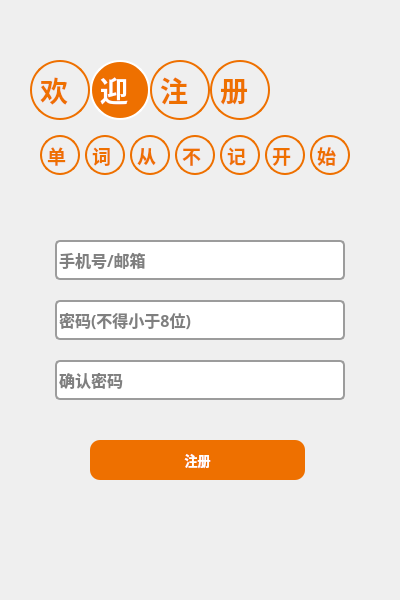
  <widget class="QWidget" name="register_2" native="true">
   <property name="geometry">
    <rect>
     <x>0</x>
     <y>-600</y>
     <width>400</width>
     <height>600</height>
    </rect>
   </property>
   <widget class="QLabel" name="label_7">
    <property name="geometry">
     <rect>
      <x>30</x>
      <y>60</y>
      <width>60</width>
      <height>60</height>
     </rect>
    </property>
    <property name="font">
     <font>
      <family>宋体</family>
      <pointsize>21</pointsize>
      <weight>75</weight>
      <bold>true</bold>
     </font>
    </property>
    <property name="styleSheet">
     <string notr="true">color: rgb(238, 112, 0);
border-radius:30px;
border:2px solid rgb(238, 112, 0);</string>
    </property>
    <property name="frameShape">
     <enum>QFrame::NoFrame</enum>
    </property>
    <property name="frameShadow">
     <enum>QFrame::Plain</enum>
    </property>
    <property name="text">
     <string>欢</string>
    </property>
   </widget>
   <widget class="QLabel" name="label_8">
    <property name="geometry">
     <rect>
      <x>90</x>
      <y>60</y>
      <width>60</width>
      <height>60</height>
     </rect>
    </property>
    <property name="font">
     <font>
      <family>宋体</family>
      <pointsize>21</pointsize>
      <weight>75</weight>
      <bold>true</bold>
     </font>
    </property>
    <property name="styleSheet">
     <string notr="true">color: rgb(255, 255, 255);
background-color: rgb(238, 112, 0);
border-radius:30px;
border:2px solid  rgb(255, 255, 255);</string>
    </property>
    <property name="text">
     <string>迎</string>
    </property>
   </widget>
   <widget class="QLabel" name="label_9">
    <property name="geometry">
     <rect>
      <x>150</x>
      <y>60</y>
      <width>60</width>
      <height>60</height>
     </rect>
    </property>
    <property name="font">
     <font>
      <family>宋体</family>
      <pointsize>21</pointsize>
      <weight>75</weight>
      <bold>true</bold>
     </font>
    </property>
    <property name="styleSheet">
     <string notr="true">color: rgb(238, 112, 0);
border-radius:30px;
border:2px solid rgb(238, 112, 0);</string>
    </property>
    <property name="frameShape">
     <enum>QFrame::NoFrame</enum>
    </property>
    <property name="frameShadow">
     <enum>QFrame::Plain</enum>
    </property>
    <property name="text">
     <string>注</string>
    </property>
   </widget>
   <widget class="QLabel" name="label_10">
    <property name="geometry">
     <rect>
      <x>210</x>
      <y>60</y>
      <width>60</width>
      <height>60</height>
     </rect>
    </property>
    <property name="font">
     <font>
      <family>宋体</family>
      <pointsize>21</pointsize>
      <weight>75</weight>
      <bold>true</bold>
     </font>
    </property>
    <property name="styleSheet">
     <string notr="true">color: rgb(238, 112, 0);
border-radius:30px;
border:2px solid rgb(238, 112, 0);</string>
    </property>
    <property name="frameShape">
     <enum>QFrame::NoFrame</enum>
    </property>
    <property name="frameShadow">
     <enum>QFrame::Plain</enum>
    </property>
    <property name="text">
     <string>册</string>
    </property>
   </widget>
   <widget class="QPushButton" name="close_2">
    <property name="geometry">
     <rect>
      <x>10</x>
      <y>10</y>
      <width>30</width>
      <height>30</height>
     </rect>
    </property>
    <property name="font">
     <font>
      <pointsize>12</pointsize>
      <weight>50</weight>
      <bold>false</bold>
     </font>
    </property>
    <property name="styleSheet">
     <string notr="true">#close_2:!hover
{
border:none;
border-radius:12px;
border-image: url(:/icon/uparrowmin.png);
}
#close_2:hover
{
border:none;
border-radius:12px;
border-image: url(:/icon/uparrowmin2.png);
}</string>
    </property>
    <property name="text">
     <string/>
    </property>
    <property name="iconSize">
     <size>
      <width>16</width>
      <height>16</height>
     </size>
    </property>
   </widget>
   <widget class="QLabel" name="label_11">
    <property name="geometry">
     <rect>
      <x>40</x>
      <y>135</y>
      <width>40</width>
      <height>40</height>
     </rect>
    </property>
    <property name="font">
     <font>
      <family>宋体</family>
      <pointsize>14</pointsize>
      <weight>75</weight>
      <bold>true</bold>
     </font>
    </property>
    <property name="styleSheet">
     <string notr="true">color: rgb(238, 112, 0);
border-radius:20px;
border:2px solid rgb(238, 112, 0);</string>
    </property>
    <property name="frameShape">
     <enum>QFrame::NoFrame</enum>
    </property>
    <property name="frameShadow">
     <enum>QFrame::Plain</enum>
    </property>
    <property name="text">
     <string>单</string>
    </property>
   </widget>
   <widget class="QLabel" name="label_12">
    <property name="geometry">
     <rect>
      <x>85</x>
      <y>135</y>
      <width>40</width>
      <height>40</height>
     </rect>
    </property>
    <property name="font">
     <font>
      <family>宋体</family>
      <pointsize>14</pointsize>
      <weight>75</weight>
      <bold>true</bold>
     </font>
    </property>
    <property name="styleSheet">
     <string notr="true">color: rgb(238, 112, 0);
border-radius:20px;
border:2px solid rgb(238, 112, 0);</string>
    </property>
    <property name="frameShape">
     <enum>QFrame::NoFrame</enum>
    </property>
    <property name="frameShadow">
     <enum>QFrame::Plain</enum>
    </property>
    <property name="text">
     <string>词</string>
    </property>
   </widget>
   <widget class="QLabel" name="label_13">
    <property name="geometry">
     <rect>
      <x>130</x>
      <y>135</y>
      <width>40</width>
      <height>40</height>
     </rect>
    </property>
    <property name="font">
     <font>
      <family>宋体</family>
      <pointsize>14</pointsize>
      <weight>75</weight>
      <bold>true</bold>
     </font>
    </property>
    <property name="styleSheet">
     <string notr="true">color: rgb(238, 112, 0);
border-radius:20px;
border:2px solid rgb(238, 112, 0);</string>
    </property>
    <property name="frameShape">
     <enum>QFrame::NoFrame</enum>
    </property>
    <property name="frameShadow">
     <enum>QFrame::Plain</enum>
    </property>
    <property name="text">
     <string>从</string>
    </property>
   </widget>
   <widget class="QLabel" name="label_14">
    <property name="geometry">
     <rect>
      <x>175</x>
      <y>135</y>
      <width>40</width>
      <height>40</height>
     </rect>
    </property>
    <property name="font">
     <font>
      <family>宋体</family>
      <pointsize>14</pointsize>
      <weight>75</weight>
      <bold>true</bold>
     </font>
    </property>
    <property name="styleSheet">
     <string notr="true">color: rgb(238, 112, 0);
border-radius:20px;
border:2px solid rgb(238, 112, 0);</string>
    </property>
    <property name="frameShape">
     <enum>QFrame::NoFrame</enum>
    </property>
    <property name="frameShadow">
     <enum>QFrame::Plain</enum>
    </property>
    <property name="text">
     <string>不</string>
    </property>
   </widget>
   <widget class="QLabel" name="label_15">
    <property name="geometry">
     <rect>
      <x>220</x>
      <y>135</y>
      <width>40</width>
      <height>40</height>
     </rect>
    </property>
    <property name="font">
     <font>
      <family>宋体</family>
      <pointsize>14</pointsize>
      <weight>75</weight>
      <bold>true</bold>
     </font>
    </property>
    <property name="styleSheet">
     <string notr="true">color: rgb(238, 112, 0);
border-radius:20px;
border:2px solid rgb(238, 112, 0);</string>
    </property>
    <property name="frameShape">
     <enum>QFrame::NoFrame</enum>
    </property>
    <property name="frameShadow">
     <enum>QFrame::Plain</enum>
    </property>
    <property name="text">
     <string>记</string>
    </property>
   </widget>
   <widget class="QLabel" name="label_16">
    <property name="geometry">
     <rect>
      <x>310</x>
      <y>135</y>
      <width>40</width>
      <height>40</height>
     </rect>
    </property>
    <property name="font">
     <font>
      <family>宋体</family>
      <pointsize>14</pointsize>
      <weight>75</weight>
      <bold>true</bold>
     </font>
    </property>
    <property name="styleSheet">
     <string notr="true">color: rgb(238, 112, 0);
border-radius:20px;
border:2px solid rgb(238, 112, 0);</string>
    </property>
    <property name="frameShape">
     <enum>QFrame::NoFrame</enum>
    </property>
    <property name="frameShadow">
     <enum>QFrame::Plain</enum>
    </property>
    <property name="text">
     <string>始</string>
    </property>
   </widget>
   <widget class="QLabel" name="label_17">
    <property name="geometry">
     <rect>
      <x>265</x>
      <y>135</y>
      <width>40</width>
      <height>40</height>
     </rect>
    </property>
    <property name="font">
     <font>
      <family>宋体</family>
      <pointsize>14</pointsize>
      <weight>75</weight>
      <bold>true</bold>
     </font>
    </property>
    <property name="styleSheet">
     <string notr="true">color: rgb(238, 112, 0);
border-radius:20px;
border:2px solid rgb(238, 112, 0);</string>
    </property>
    <property name="frameShape">
     <enum>QFrame::NoFrame</enum>
    </property>
    <property name="frameShadow">
     <enum>QFrame::Plain</enum>
    </property>
    <property name="text">
     <string>开</string>
    </property>
   </widget>
   <widget class="QLineEdit" name="lineEdit_3">
    <property name="geometry">
     <rect>
      <x>55</x>
      <y>240</y>
      <width>290</width>
      <height>40</height>
     </rect>
    </property>
    <property name="font">
     <font>
      <family>宋体</family>
      <pointsize>12</pointsize>
      <weight>75</weight>
      <bold>true</bold>
     </font>
    </property>
    <property name="layoutDirection">
     <enum>Qt::LeftToRight</enum>
    </property>
    <property name="styleSheet">
     <string notr="true">#lineEdit_3:!hover
{
border-style:solid;
border-width:2px;
border-color:rgb(156, 156, 156);
border-radius:5px;
}
#lineEdit_3:hover
{
border-style:solid;
border-width:2px;
border-color:rgb(85, 170, 255);
border-radius:5px;
}</string>
    </property>
    <property name="frame">
     <bool>true</bool>
    </property>
    <property name="alignment">
     <set>Qt::AlignLeading|Qt::AlignLeft|Qt::AlignVCenter</set>
    </property>
    <property name="placeholderText">
     <string>手机号/邮箱</string>
    </property>
   </widget>
   <widget class="QLineEdit" name="lineEdit_4">
    <property name="geometry">
     <rect>
      <x>55</x>
      <y>300</y>
      <width>290</width>
      <height>40</height>
     </rect>
    </property>
    <property name="font">
     <font>
      <family>宋体</family>
      <pointsize>12</pointsize>
      <weight>75</weight>
      <bold>true</bold>
     </font>
    </property>
    <property name="layoutDirection">
     <enum>Qt::LeftToRight</enum>
    </property>
    <property name="styleSheet">
     <string notr="true">#lineEdit_4:!hover
{
border-style:solid;
border-width:2px;
border-color:rgb(156, 156, 156);
border-radius:5px;
}
#lineEdit_4:hover
{
border-style:solid;
border-width:2px;
border-color:rgb(85, 170, 255);
border-radius:5px;
}</string>
    </property>
    <property name="frame">
     <bool>true</bool>
    </property>
    <property name="echoMode">
     <enum>QLineEdit::Password</enum>
    </property>
    <property name="alignment">
     <set>Qt::AlignLeading|Qt::AlignLeft|Qt::AlignVCenter</set>
    </property>
    <property name="placeholderText">
     <string>密码(不得小于8位)</string>
    </property>
   </widget>
   <widget class="QLineEdit" name="lineEdit_5">
    <property name="geometry">
     <rect>
      <x>55</x>
      <y>360</y>
      <width>290</width>
      <height>40</height>
     </rect>
    </property>
    <property name="font">
     <font>
      <family>宋体</family>
      <pointsize>12</pointsize>
      <weight>75</weight>
      <bold>true</bold>
     </font>
    </property>
    <property name="layoutDirection">
     <enum>Qt::LeftToRight</enum>
    </property>
    <property name="styleSheet">
     <string notr="true">#lineEdit_5:!hover
{
border-style:solid;
border-width:2px;
border-color:rgb(156, 156, 156);
border-radius:5px;
}
#lineEdit_5:hover
{
border-style:solid;
border-width:2px;
border-color:rgb(85, 170, 255);
border-radius:5px;
}</string>
    </property>
    <property name="frame">
     <bool>true</bool>
    </property>
    <property name="echoMode">
     <enum>QLineEdit::Password</enum>
    </property>
    <property name="alignment">
     <set>Qt::AlignLeading|Qt::AlignLeft|Qt::AlignVCenter</set>
    </property>
    <property name="placeholderText">
     <string>确认密码</string>
    </property>
   </widget>
   <widget class="QLabel" name="label_18">
    <property name="geometry">
     <rect>
      <x>280</x>
      <y>60</y>
      <width>60</width>
      <height>60</height>
     </rect>
    </property>
    <property name="styleSheet">
     <string notr="true">border-image: url(:/icon/plant3.png);</string>
    </property>
    <property name="text">
     <string/>
    </property>
   </widget>
   <widget class="QLabel" name="label_19">
    <property name="geometry">
     <rect>
      <x>55</x>
      <y>200</y>
      <width>40</width>
      <height>40</height>
     </rect>
    </property>
    <property name="styleSheet">
     <string notr="true">border-image: url(:/icon/plant4.png);</string>
    </property>
    <property name="text">
     <string/>
    </property>
   </widget>
   <widget class="QLabel" name="label_20">
    <property name="geometry">
     <rect>
      <x>335</x>
      <y>300</y>
      <width>40</width>
      <height>40</height>
     </rect>
    </property>
    <property name="styleSheet">
     <string notr="true">border-image: url(:/icon/plant.png);</string>
    </property>
    <property name="text">
     <string/>
    </property>
   </widget>
   <widget class="QLabel" name="label_21">
    <property name="geometry">
     <rect>
      <x>20</x>
      <y>360</y>
      <width>40</width>
      <height>40</height>
     </rect>
    </property>
    <property name="styleSheet">
     <string notr="true">border-image: url(:/icon/plant2.png);</string>
    </property>
    <property name="text">
     <string/>
    </property>
   </widget>
   <widget class="QPushButton" name="enroll">
    <property name="geometry">
     <rect>
      <x>90</x>
      <y>440</y>
      <width>215</width>
      <height>40</height>
     </rect>
    </property>
    <property name="font">
     <font>
      <family>宋体</family>
      <pointsize>10</pointsize>
      <weight>75</weight>
      <bold>true</bold>
     </font>
    </property>
    <property name="styleSheet">
     <string notr="true">#enroll:!hover
{
background-color: rgb(238, 112, 0);
color: rgb(255, 255, 255);
border-radius:10px;
}
#enroll:hover
{
background-color: rgb(99, 188, 255);
color: rgb(255, 255, 255);
border-radius:10px;
}
</string>
    </property>
    <property name="text">
     <string>注册</string>
    </property>
   </widget>
   <widget class="QLabel" name="label_22">
    <property name="geometry">
     <rect>
      <x>5</x>
      <y>544</y>
      <width>60</width>
      <height>60</height>
     </rect>
    </property>
    <property name="styleSheet">
     <string notr="true">border-image: url(:/icon/plant14.png);</string>
    </property>
    <property name="text">
     <string/>
    </property>
   </widget>
   <widget class="QLabel" name="label_23">
    <property name="geometry">
     <rect>
      <x>335</x>
      <y>544</y>
      <width>60</width>
      <height>60</height>
     </rect>
    </property>
    <property name="styleSheet">
     <string notr="true">border-image: url(:/icon/plant14.png);</string>
    </property>
    <property name="text">
     <string/>
    </property>
   </widget>
   <zorder>label_21</zorder>
   <zorder>label_20</zorder>
   <zorder>label_7</zorder>
   <zorder>label_8</zorder>
   <zorder>label_9</zorder>
   <zorder>label_10</zorder>
   <zorder>close_2</zorder>
   <zorder>label_11</zorder>
   <zorder>label_12</zorder>
   <zorder>label_13</zorder>
   <zorder>label_14</zorder>
   <zorder>label_15</zorder>
   <zorder>label_16</zorder>
   <zorder>label_17</zorder>
   <zorder>lineEdit_3</zorder>
   <zorder>lineEdit_4</zorder>
   <zorder>lineEdit_5</zorder>
   <zorder>label_18</zorder>
   <zorder>label_19</zorder>
   <zorder>enroll</zorder>
   <zorder>label_22</zorder>
   <zorder>label_23</zorder>
  </widget>
